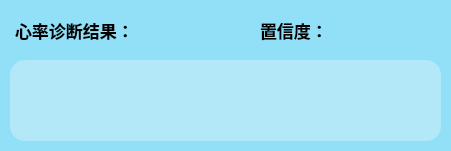
   <widget class="QFrame" name="frame_9">
    <property name="geometry">
     <rect>
      <x>10</x>
      <y>360</y>
      <width>451</width>
      <height>151</height>
     </rect>
    </property>
    <property name="styleSheet">
     <string notr="true">background-color: rgba(146,224,247);
border-radius: 15px;
</string>
    </property>
    <property name="frameShape">
     <enum>QFrame::StyledPanel</enum>
    </property>
    <property name="frameShadow">
     <enum>QFrame::Raised</enum>
    </property>
    <widget class="QFrame" name="frame_10">
     <property name="geometry">
      <rect>
       <x>10</x>
       <y>60</y>
       <width>431</width>
       <height>81</height>
      </rect>
     </property>
     <property name="styleSheet">
      <string notr="true">background-color: rgba(178,232,248);
border-radius: 15px;
</string>
     </property>
     <property name="frameShape">
      <enum>QFrame::StyledPanel</enum>
     </property>
     <property name="frameShadow">
      <enum>QFrame::Raised</enum>
     </property>
     <widget class="QLabel" name="type_lb">
      <property name="geometry">
       <rect>
        <x>90</x>
        <y>20</y>
        <width>241</width>
        <height>39</height>
       </rect>
      </property>
      <property name="palette">
       <palette>
        <active>
         <colorrole role="WindowText">
          <brush brushstyle="SolidPattern">
           <color alpha="255">
            <red>255</red>
            <green>85</green>
            <blue>0</blue>
           </color>
          </brush>
         </colorrole>
         <colorrole role="Button">
          <brush brushstyle="SolidPattern">
           <color alpha="255">
            <red>178</red>
            <green>232</green>
            <blue>248</blue>
           </color>
          </brush>
         </colorrole>
         <colorrole role="Base">
          <brush brushstyle="SolidPattern">
           <color alpha="255">
            <red>178</red>
            <green>232</green>
            <blue>248</blue>
           </color>
          </brush>
         </colorrole>
         <colorrole role="Window">
          <brush brushstyle="SolidPattern">
           <color alpha="255">
            <red>178</red>
            <green>232</green>
            <blue>248</blue>
           </color>
          </brush>
         </colorrole>
        </active>
        <inactive>
         <colorrole role="WindowText">
          <brush brushstyle="SolidPattern">
           <color alpha="255">
            <red>255</red>
            <green>85</green>
            <blue>0</blue>
           </color>
          </brush>
         </colorrole>
         <colorrole role="Button">
          <brush brushstyle="SolidPattern">
           <color alpha="255">
            <red>178</red>
            <green>232</green>
            <blue>248</blue>
           </color>
          </brush>
         </colorrole>
         <colorrole role="Base">
          <brush brushstyle="SolidPattern">
           <color alpha="255">
            <red>178</red>
            <green>232</green>
            <blue>248</blue>
           </color>
          </brush>
         </colorrole>
         <colorrole role="Window">
          <brush brushstyle="SolidPattern">
           <color alpha="255">
            <red>178</red>
            <green>232</green>
            <blue>248</blue>
           </color>
          </brush>
         </colorrole>
        </inactive>
        <disabled>
         <colorrole role="WindowText">
          <brush brushstyle="SolidPattern">
           <color alpha="255">
            <red>120</red>
            <green>120</green>
            <blue>120</blue>
           </color>
          </brush>
         </colorrole>
         <colorrole role="Button">
          <brush brushstyle="SolidPattern">
           <color alpha="255">
            <red>178</red>
            <green>232</green>
            <blue>248</blue>
           </color>
          </brush>
         </colorrole>
         <colorrole role="Base">
          <brush brushstyle="SolidPattern">
           <color alpha="255">
            <red>178</red>
            <green>232</green>
            <blue>248</blue>
           </color>
          </brush>
         </colorrole>
         <colorrole role="Window">
          <brush brushstyle="SolidPattern">
           <color alpha="255">
            <red>178</red>
            <green>232</green>
            <blue>248</blue>
           </color>
          </brush>
         </colorrole>
        </disabled>
       </palette>
      </property>
      <property name="font">
       <font>
        <family>微软雅黑</family>
        <pointsize>22</pointsize>
        <weight>75</weight>
        <bold>true</bold>
       </font>
      </property>
      <property name="text">
       <string/>
      </property>
      <property name="alignment">
       <set>Qt::AlignCenter</set>
      </property>
     </widget>
    </widget>
    <widget class="QWidget" name="layoutWidget">
     <property name="geometry">
      <rect>
       <x>260</x>
       <y>10</y>
       <width>161</width>
       <height>41</height>
      </rect>
     </property>
     <layout class="QHBoxLayout" name="horizontalLayout_8">
      <item>
       <widget class="QLabel" name="label_11">
        <property name="font">
         <font>
          <family>微软雅黑</family>
          <pointsize>13</pointsize>
         </font>
        </property>
        <property name="text">
         <string>&lt;html&gt;&lt;head/&gt;&lt;body&gt;&lt;p&gt;&lt;span style=&quot; font-weight:600;&quot;&gt;置信度：&lt;/span&gt;&lt;/p&gt;&lt;/body&gt;&lt;/html&gt;</string>
        </property>
       </widget>
      </item>
      <item>
       <widget class="QLabel" name="label_conf">
        <property name="palette">
         <palette>
          <active>
           <colorrole role="WindowText">
            <brush brushstyle="SolidPattern">
             <color alpha="255">
              <red>0</red>
              <green>170</green>
              <blue>127</blue>
             </color>
            </brush>
           </colorrole>
           <colorrole role="Button">
            <brush brushstyle="SolidPattern">
             <color alpha="255">
              <red>146</red>
              <green>224</green>
              <blue>247</blue>
             </color>
            </brush>
           </colorrole>
           <colorrole role="Base">
            <brush brushstyle="SolidPattern">
             <color alpha="255">
              <red>146</red>
              <green>224</green>
              <blue>247</blue>
             </color>
            </brush>
           </colorrole>
           <colorrole role="Window">
            <brush brushstyle="SolidPattern">
             <color alpha="255">
              <red>146</red>
              <green>224</green>
              <blue>247</blue>
             </color>
            </brush>
           </colorrole>
          </active>
          <inactive>
           <colorrole role="WindowText">
            <brush brushstyle="SolidPattern">
             <color alpha="255">
              <red>0</red>
              <green>170</green>
              <blue>127</blue>
             </color>
            </brush>
           </colorrole>
           <colorrole role="Button">
            <brush brushstyle="SolidPattern">
             <color alpha="255">
              <red>146</red>
              <green>224</green>
              <blue>247</blue>
             </color>
            </brush>
           </colorrole>
           <colorrole role="Base">
            <brush brushstyle="SolidPattern">
             <color alpha="255">
              <red>146</red>
              <green>224</green>
              <blue>247</blue>
             </color>
            </brush>
           </colorrole>
           <colorrole role="Window">
            <brush brushstyle="SolidPattern">
             <color alpha="255">
              <red>146</red>
              <green>224</green>
              <blue>247</blue>
             </color>
            </brush>
           </colorrole>
          </inactive>
          <disabled>
           <colorrole role="WindowText">
            <brush brushstyle="SolidPattern">
             <color alpha="255">
              <red>120</red>
              <green>120</green>
              <blue>120</blue>
             </color>
            </brush>
           </colorrole>
           <colorrole role="Button">
            <brush brushstyle="SolidPattern">
             <color alpha="255">
              <red>146</red>
              <green>224</green>
              <blue>247</blue>
             </color>
            </brush>
           </colorrole>
           <colorrole role="Base">
            <brush brushstyle="SolidPattern">
             <color alpha="255">
              <red>146</red>
              <green>224</green>
              <blue>247</blue>
             </color>
            </brush>
           </colorrole>
           <colorrole role="Window">
            <brush brushstyle="SolidPattern">
             <color alpha="255">
              <red>146</red>
              <green>224</green>
              <blue>247</blue>
             </color>
            </brush>
           </colorrole>
          </disabled>
         </palette>
        </property>
        <property name="font">
         <font>
          <family>Arial</family>
          <pointsize>16</pointsize>
          <weight>75</weight>
          <bold>true</bold>
         </font>
        </property>
        <property name="text">
         <string/>
        </property>
       </widget>
      </item>
     </layout>
    </widget>
    <widget class="QWidget" name="layoutWidget_3">
     <property name="geometry">
      <rect>
       <x>10</x>
       <y>10</y>
       <width>131</width>
       <height>41</height>
      </rect>
     </property>
     <layout class="QHBoxLayout" name="horizontalLayout_9">
      <item>
       <widget class="QLabel" name="label_13">
        <property name="maximumSize">
         <size>
          <width>120</width>
          <height>16777215</height>
         </size>
        </property>
        <property name="font">
         <font>
          <family>微软雅黑</family>
          <pointsize>13</pointsize>
         </font>
        </property>
        <property name="text">
         <string>&lt;html&gt;&lt;head/&gt;&lt;body&gt;&lt;p&gt;&lt;span style=&quot; font-weight:600;&quot;&gt;心率诊断结果：&lt;/span&gt;&lt;/p&gt;&lt;/body&gt;&lt;/html&gt;</string>
        </property>
       </widget>
      </item>
     </layout>
    </widget>
   </widget>
